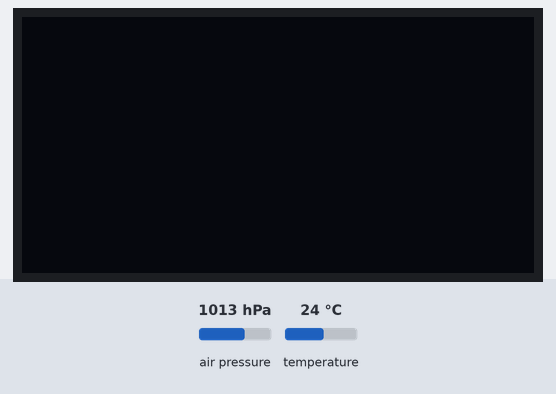
Bench run of a sketch on a simulated Arduino Uno, built with avr-gcc and run on an emulated ATmega328P. On the bench: 128×64 one-colour display. The inputs (shaded band) are chosen by the test bench; at power-on: air pressure 1013 hPa, temperature 24 °C. The OLED is the two-colour kind (top 16 rows yellow).

Above: at 1.2 s.
1.3 s: air pressure set to 952 hPa
At 14.4 s:
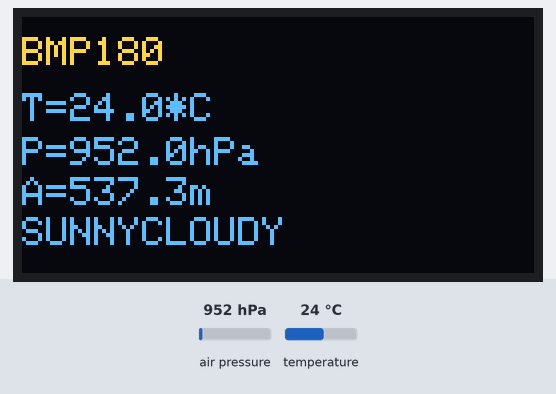
15.1 s: temperature set to 12 °C
At 22.2 s:
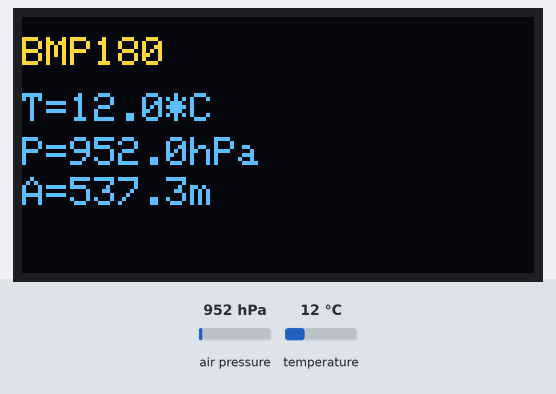
23.7 s: air pressure set to 975 hPa
At 31.4 s:
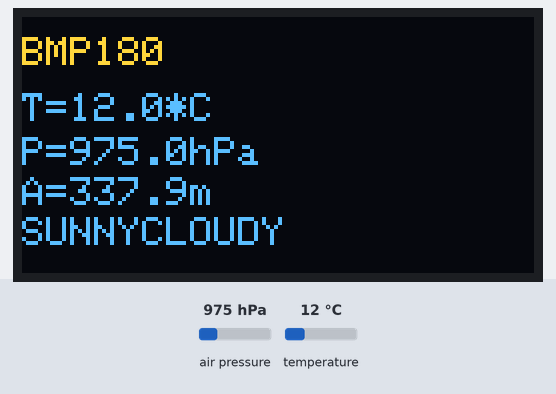
31.7 s: temperature set to 19 °C
At 38.34 s:
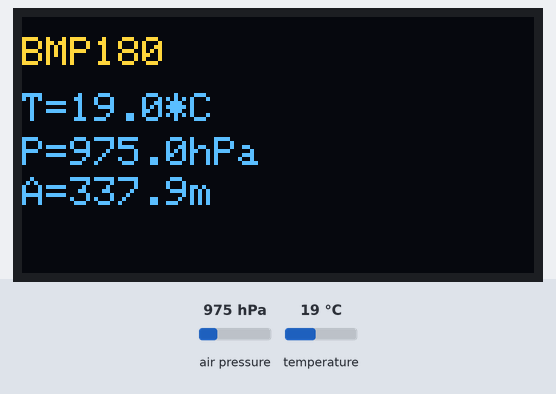
Timing chart, 0 to 39.8 s (numbered marks = the images above; inputs shaded):
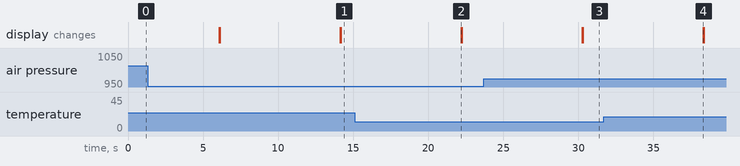

The sketch:

weather.ino
```cpp
#include <SPI.h>
#include <Wire.h>
#include <Adafruit_GFX.h>
#include <Adafruit_SSD1306.h>
#include <Adafruit_BMP085.h>
#define SCREEN_WIDTH 128
#define SCREEN_HEIGHT 64
Adafruit_SSD1306 display(SCREEN_WIDTH, SCREEN_HEIGHT);
Adafruit_BMP085 bmp;
#define SEALEVELPRESSURE_HPA (101500)
float simpleweatherdifference, currentpressure, predictedweather, currentaltitude;
void setup()
{
  // put your setup code here, to run once:
  display.begin(SSD1306_SWITCHCAPVCC, 0x3C);
  if (!bmp.begin())
  {
    Serial.println("Could not find a valid BMP085 sensor, check wiring!");
    while (1) {}
  }
}

void loop()
{
  // put your main code here, to run repeatedly:

  display.clearDisplay();
  display.setTextSize(1);
  display.setTextColor(SSD1306_WHITE);

  display.setCursor(0,5);
  display.print("BMP180");
  display.setCursor(0,19);
  display.print("T=");
  display.print(bmp.readTemperature(),1);
  display.println("*C");

  /*prints BMP180 pressure in Hectopascal Pressure Unit*/
  display.setCursor(0,30);
  display.print("P=");
  display.print(bmp.readPressure()/100.0F,1);
  display.println("hPa");

    /*prints BMP180 altitude in meters*/
  display.setCursor(0,40);
  display.print("A=");
  display.print(bmp.readAltitude(SEALEVELPRESSURE_HPA),1);
  display.println("m");
  delay(6000);
  display.display();
   currentpressure=bmp.readPressure()/100.0;
 predictedweather=(101.3*exp(((float)(currentaltitude))/(-7900)));
 simpleweatherdifference=currentpressure-predictedweather;
 //display.clearDisplay();
 display.setCursor(0,50);
 if (simpleweatherdifference>0.25)
   display.print("SUNNY");

   if (simpleweatherdifference<=0.25 || simpleweatherdifference>=-0.25)
   display.print("CLOUDY");

  if (simpleweatherdifference<-0.25)
   display.print("RAINY");
display.display();
delay(2000);
} 
```

Measured:
- after the input at 15.1 s, the display: changes after 7.1 s (image 2)
- after the input at 23.7 s, the display: first changes after 6.6 s (image 3 shows a later state)
- after the input at 31.7 s, the display: changes after 6.6 s (image 4)
